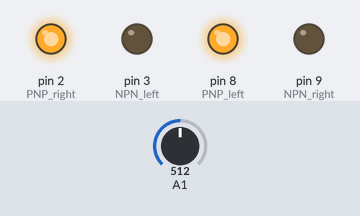
This sketch was run on a simulated Arduino Uno, built with avr-gcc and run on an emulated ATmega328P. Parts: output pins drawn as LEDs (lit = HIGH). The inputs (shaded band) are chosen by the test bench; at power-on: A1 = 512.

Above: at 1.2 s.
1.3 s: A1 set to 459
2.8 s: A1 set to 440
At 3.3 s:
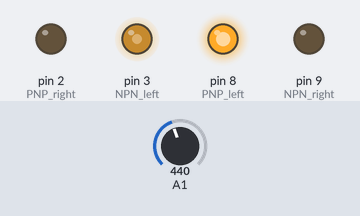
4.3 s: A1 set to 306
At 5.5 s:
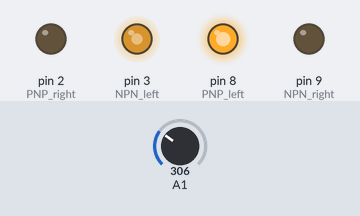
5.8 s: A1 set to 122
At 6.8 s:
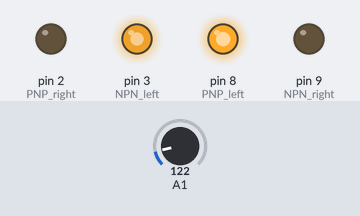
7.3 s: A1 set to 610
At 8.0 s:
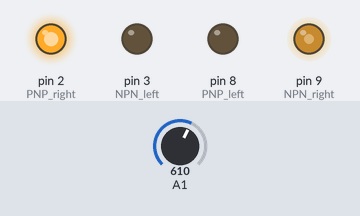
Timing chart, 0 to 9.8 s (numbered marks = the images above; inputs shaded):
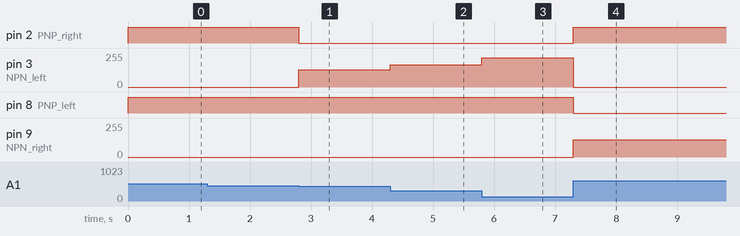

The sketch:

H_bridge.ino
```cpp
int NPN_left = 3;  // Transistor 3
int PNP_right = 2; // Transistor 2

int NPN_right = 9; // Transistor 4
int PNP_left = 8;  // Transistor 1

byte mode = 0;

void setup() {

  pinMode(NPN_left, OUTPUT);
  pinMode(PNP_right, OUTPUT);

  pinMode(NPN_right, OUTPUT);
  pinMode(PNP_left, OUTPUT);
  Serial.begin(9600);
  //Serial.println("Type F (forward), R (reverse), or S (stop)");
}


void loop()
{
  int potReading = analogRead(A1);
  int pwm_power = 0;

  if(potReading > 600)
  {
    mode = 70;
    pwm_power = map(potReading, 600, 1023, 128, 255);
  }

  else if(potReading > 440)
  {
    mode = 0;
  }

  else
  {
    mode = 82;
    pwm_power = map(potReading, 440, 0, 128, 255);
  }
  /*
  if(Serial.available() > 0 )
  {
    mode = Serial.read();
    Serial.write(mode);
    Serial.println("");
  } */

  // COUNTERCLOCKWISE
  if(mode == 70)
  {
    digitalWrite(PNP_right, HIGH);  //off
    digitalWrite(NPN_left, LOW);  //off
    digitalWrite(PNP_left, LOW);  //on
    analogWrite(NPN_right, pwm_power);  //PWM on
  }

  // CLOCKWISE
  else if(mode == 82)
  {
    digitalWrite(PNP_right, LOW);  //on
    analogWrite(NPN_left, pwm_power);  //PWM on
    digitalWrite(PNP_left, HIGH);  //off
    digitalWrite(NPN_right, LOW);  //off
  }

  // STOP
  else
  {
    digitalWrite(PNP_right, HIGH);  //off
    digitalWrite(NPN_left, LOW);  //off
    digitalWrite(PNP_left, HIGH);  //off
    digitalWrite(NPN_right, LOW);  //off
  }
}
```

Measured:
- the behaviour switches between 441 and 440 on A1 (found by bisection; images 0 and 1)
- after the input at 1.3 s, every drawn part: stays the same
- after the input at 2.8 s, pin 2 (PNP_right): HIGH → LOW at once; pin 3 (NPN_left): 0/255 → 128/255 at once
- after the input at 4.3 s, pin 3 (NPN_left): 128/255 → 166/255 at once
- after the input at 5.8 s, pin 3 (NPN_left): 166/255 → 219/255 at once
- after the input at 7.3 s, pin 2 (PNP_right): LOW → HIGH at once; pin 3 (NPN_left): 219/255 → 0/255 at once; pin 8 (PNP_left): HIGH → LOW at once; pin 9 (NPN_right): 0/255 → 131/255 at once
